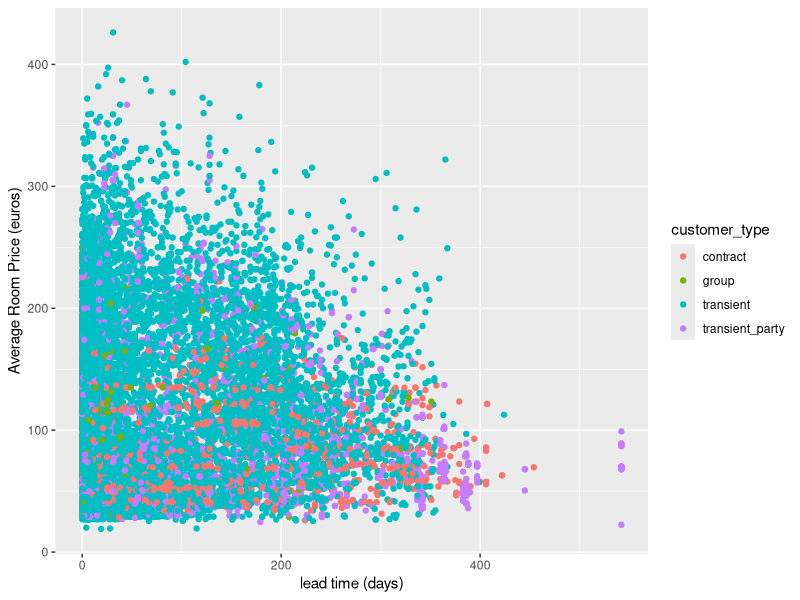
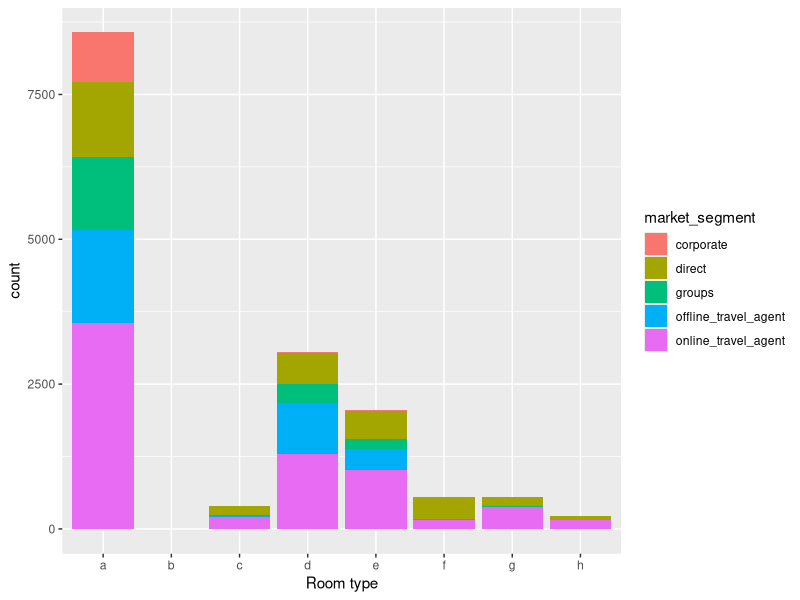
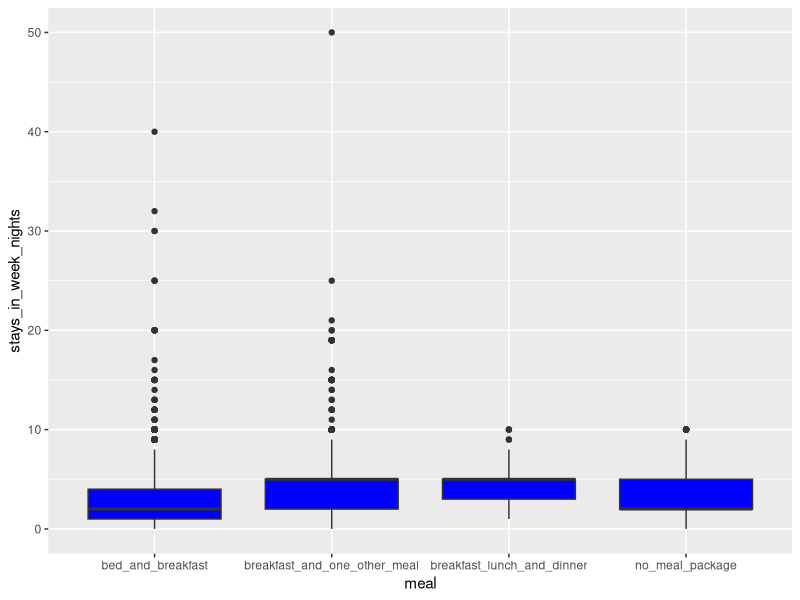

Recreate these plots in R, in order.
## ---- chunk 1
knitr::opts_chunk$set(echo = TRUE)
library(tidyverse)
library(caret)
library(modeldata)
## ---- chunk 2
data("hotel_rates")

#change certain rows to factors
myhotel<- hotel_rates %>% 
  mutate(is_repeated_guest = as.factor(is_repeated_guest), previous_cancellations,
         near_christmas = as.factor(near_christmas),
         near_new_years = as.factor(near_new_years)) %>% 
  #take out historical_adr variable since it is not part of the original data
  select(-"historical_adr")

## ---- chunk 3
#make base plot
g<- ggplot(myhotel, aes(x = lead_time, y = avg_price_per_room))
#add layers
g+ geom_point(aes(color = customer_type))+
  labs(x = "lead time (days)", y = "Average Room Price (euros)")
  

## ---- chunk 4
#define base plot
g<- ggplot(myhotel, aes(x = reserved_room_type))
 g+ geom_bar(aes(fill= market_segment))+
  labs(x = "Room type")
## ---- chunk 5
g <- ggplot(myhotel, aes(x = meal, y = stays_in_week_nights))
g + geom_boxplot(fill = "blue")
